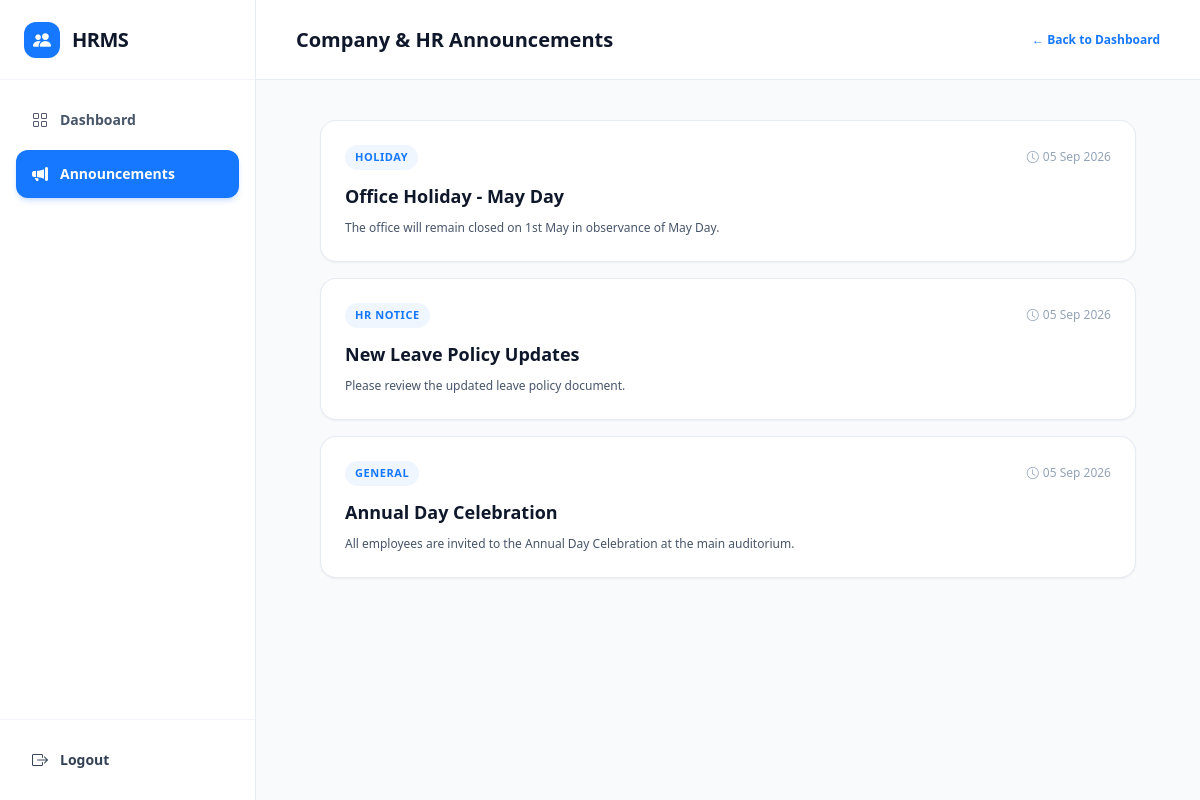
/employees/announcements/ (signed in), run on the app's committed database.
### admin_module/models.py (models this page shows, shortened)
class Announcement(models.Model):
    ANNOUNCEMENT_TYPES = [
        ("GENERAL", "General"),
        ("HOLIDAY", "Holiday"),
        ("NOTICE", "Notice"),
        ("HR", "HR Notice"),
    ]
    announcement_id = models.AutoField(primary_key=True)
    title = models.CharField(
        max_length=200,
    )
    content = models.TextField()
    announcement_type = models.CharField(
        max_length=20,
        choices=ANNOUNCEMENT_TYPES,
        default="GENERAL",
    )
    created_by = models.ForeignKey(
        settings.AUTH_USER_MODEL,
        on_delete=models.SET_NULL,
        null=True,
        related_name="created_announcements",
    )
    is_published = models.BooleanField(
        default=False,
    )
    published_at = models.DateTimeField(
        null=True,
        blank=True,
    )
    created_at = models.DateTimeField(
        auto_now_add=True,
    )
    updated_at = models.DateTimeField(
        auto_now=True,
    )

### employees/views.py (the view)
# urls.py: path("announcements/", views.announcements_view, name="announcements"),
@login_required
def announcements_view(request):
    try:
        employee = request.user.employee_profile
    except AttributeError:
        messages.error(request, "Employee profile not found.")
        return redirect("employees:login")
    announcements = Announcement.objects.filter(is_published=True).order_by("-published_at", "-created_at")
    context = {
        "employee": employee,
        "announcements": announcements,
    }
    return render(request, "employees/announcements.html", context)

### hr_management_system/users/context_processors.py (called while the page is built)
def allauth_settings(request):
    return {
        "ACCOUNT_ALLOW_REGISTRATION": settings.ACCOUNT_ALLOW_REGISTRATION,
    }

### employees/templates/employees/announcements.html (shortened to what this page needs)
{% load static %}
<!DOCTYPE html>
<html lang="en">
<head>
    <script src="https://cdn.tailwindcss.com"></script>
    <link rel="stylesheet" href="https://cdn.jsdelivr.net/npm/bootstrap-icons@1.11.3/font/bootstrap-icons.min.css">
</head>
<body class="bg-slate-50 font-sans antialiased text-slate-800 min-h-screen flex">
    <aside class="w-64 bg-white border-r border-slate-200/80 flex flex-col justify-between hidden md:flex shrink-0 min-h-screen">
        <div>
            <div class="h-20 flex items-center px-6 border-b border-slate-100">
                <a href="{% url 'employees:dashboard' %}" class="flex items-center gap-3 text-hrms-blue">
                    <div class="w-9 h-9 bg-hrms-blue text-white rounded-xl flex items-center justify-center text-lg shadow-sm">
                        <i class="bi bi-people-fill"></i>
                    </div>
                    <span class="text-xl font-extrabold tracking-tight text-slate-900">HRMS</span>
                </a>
            </div>
            <nav class="p-4 space-y-1.5">
                <a href="{% url 'employees:dashboard' %}" class="flex items-center gap-3 px-4 py-3 text-sm font-semibold text-slate-600 hover:text-hrms-blue hover:bg-blue-50/60 rounded-xl">
                    <i class="bi bi-grid text-base"></i><span>Dashboard</span>
                </a>
                <a href="{% url 'employees:announcements' %}" class="flex items-center gap-3 px-4 py-3 text-sm font-bold text-white bg-hrms-blue rounded-xl shadow-md shadow-blue-500/20">
                    <i class="bi bi-megaphone-fill text-base"></i><span>Announcements</span>
                </a>
            </nav>
        </div>
        <div class="p-4 border-t border-slate-100">
            <a href="{% url 'employees:logout' %}" class="flex items-center gap-3 px-4 py-3 text-sm font-bold text-slate-700 hover:text-red-600 hover:bg-red-50 rounded-xl">
                <i class="bi bi-box-arrow-right text-base"></i><span>Logout</span>
            </a>
        </div>
    </aside>
    <div class="flex-1 flex flex-col min-w-0">
        <header class="h-20 bg-white border-b border-slate-200/80 px-6 lg:px-10 flex items-center justify-between">
            <h1 class="text-xl font-extrabold text-slate-900">Company & HR Announcements</h1>
            <a href="{% url 'employees:dashboard' %}" class="text-xs font-bold text-hrms-blue hover:underline">← Back to Dashboard</a>
        </header>
        <main class="p-6 lg:p-10 space-y-6 max-w-4xl mx-auto w-full">
            <div class="space-y-4">
                {% if announcements %}
                    {% for anc in announcements %}
                        <div class="bg-white rounded-2xl p-6 border border-slate-200/80 shadow-sm space-y-2">
                            <div class="flex items-center justify-between">
                                <span class="px-2.5 py-1 text-[11px] font-bold text-hrms-blue bg-blue-50 rounded-full uppercase tracking-wider">
                                    {{ anc.get_announcement_type_display }}
                                </span>
                                <span class="text-xs text-slate-400 font-medium"><i class="bi bi-clock me-1"></i>{{ anc.created_at|date:"d M Y" }}</span>
                            </div>
                            <h2 class="text-lg font-bold text-slate-900 pt-1">{{ anc.title }}</h2>
                            <p class="text-xs text-slate-600 leading-relaxed">{{ anc.content }}</p>
                        </div>
                    {% endfor %}
                {% endif %}
            </div>
        </main>
    </div>
</body>
</html>

### data on the page
Announcement: announcement_type "HOLIDAY", created_at "05 Sep 2026", title "Office Holiday - May Day", content "The office will remain closed on 1st May in observance of May Day."
Announcement: announcement_type "HR NOTICE", created_at "05 Sep 2026", title "New Leave Policy Updates", content "Please review the updated leave policy document."
Announcement: announcement_type "GENERAL", created_at "05 Sep 2026", title "Annual Day Celebration", content "All employees are invited to the Annual Day Celebration at the main auditorium."
